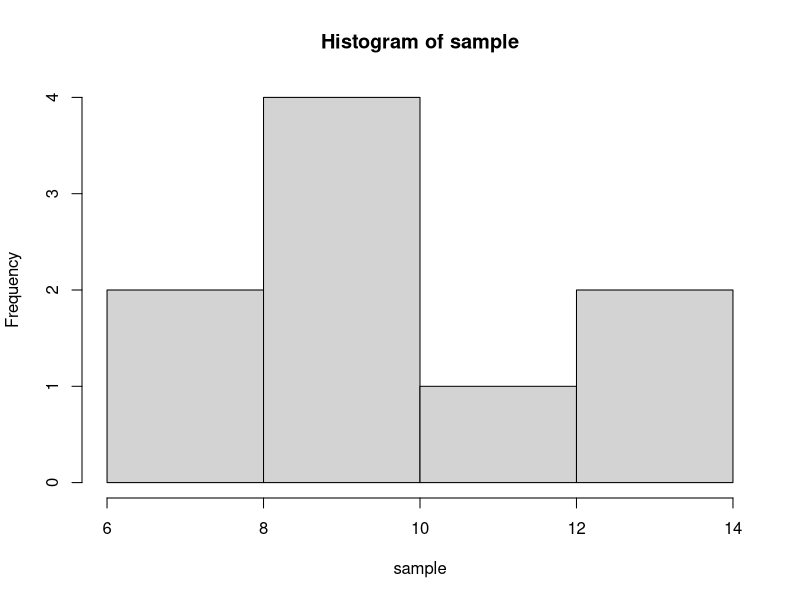
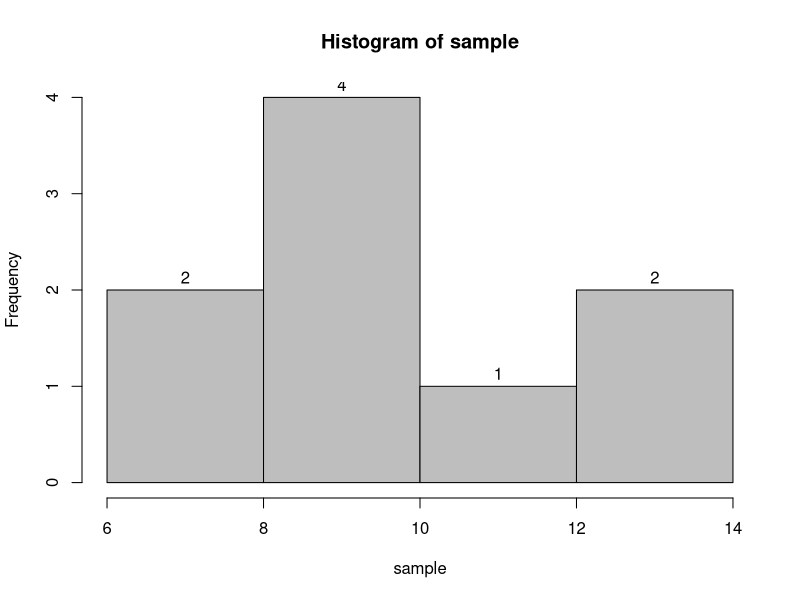

R code for these plots, in order: (Note: this script raises an error after producing the figures.)
help(pexp)

### Exponential Distribution
# Let X be a random variable having an exponential distribution with parameter 0.4.
#(a) Compute the probability that X will be less than or equal to 1.5.
pexp(1.5, rate = 0.4, lower.tail = TRUE, log.p = FALSE)

#(b)  Compute the value of the (probability density function) PDF of X in 1.
dexp(1, rate = 0.4, log = FALSE)

#(c) Generate 5 random values of X
rexp(5, rate = 0.4)

#(d)  Determine the value such that the probability that X is less than or equal to this value equals 0.70
qexp(0.7, rate = 0.4, lower.tail = TRUE, log.p = FALSE)

### Binomial Distribution
#Let X be a random variable having a binomial distribution with parameters 5 and 0.8.
#(a) Compute the probability that X will be less than or equal to 3.
pbinom(3, size=5, prob=0.8, lower.tail = TRUE, log.p = FALSE)

#(b) Compute the value of the probability of mass function (PMF) of X in 2.
dbinom(2, size=5, prob=0.8, log = FALSE)
#PMF does represent the probability

#(c) Generate 5 random values of X.
rbinom(5, 5, 0.8)

#(d) Determine the smallest value such that the probability that X is less than or equal to this value is at least 0.70.
qbinom(0.70, size=5, prob=0.8, lower.tail = TRUE, log.p = FALSE)

require(graphics)
# Compute P(45 < X < 55) for X Binomial(100,0.5)
sum(dbinom(46:54, 100, 0.5))

### Statistics
sample <- c(12.6, 8.7, 11.3, 6.2, 9.8, 13.4, 8.3, 7.1, 8.8)
summary(sample)
#(a) Compute the mean and the 3rd quartile of the weekly revenue.
mean=mean(sample)
mean # in thousands of GBP

#3rd quartile = 11.300 # in thousands of GBP

#(b) What is the standard deviation of the weekly revenue?
sd(sample)
var(sample)

#(c) Compute a 90% confidence interval for the expected weekly revenue.
t.test(sample, conf.level = 0.90)
  
#(d) What is the p-value for the hypothesis test H0 : µ = 8 and H1 : µ ~= 8
t.test(sample, alternative = "two.sided", mu=8, conf.level = 0.90)
hist(sample)

#(e) Plot the observations in a histogram.
utils::str(hist(sample, col = "gray", labels = TRUE))


### Linear Algebra
v <- c(2,0)
w <- c(1,2)
u <- c(-1,1)
#(a) Compute w + u.
w + u
#(b) Compute 4w.
4*w
#(c) Compute 3u − v + 2w.
3*u-v+2*w




#A <- matrix(c(3,-1, -2, 2), nrow = 2, ncol = 2, byrow = TRUE,
 #              dimnames = list(c("row1", "row2"),
  #                             c("C.1", "C.2")))

A = rbind(c(3,-1), c(-2,2))
A

B = rbind(c(0, -2, 3), c(-1, 2, 1))
B

C = rbind(c(-1, -1), c(0, 3))
C

#(a) Compute AB, AC, and BC.
A%*%B
A%*%C
B%*%C

#(b) Compare AC and CA. What do you observe?
# the number of rows of the 1st matrix should equal the number of column of the 2nd matrix  
A%*%C
C%*%A

#(c) What is the result of the instruction t(A)?
t(A) # transposed matrix

#(d) Compute Av, Au and Aw. What do you observe?
A%*%v
A%*%u
A%*%w
A  

######################## End ###########################
eigen(A, symmetric=FALSE, only.values = FALSE, EISPACK = FALSE)
B
C
eigen(C, symmetric=FALSE, only.values = FALSE, EISPACK = FALSE)
